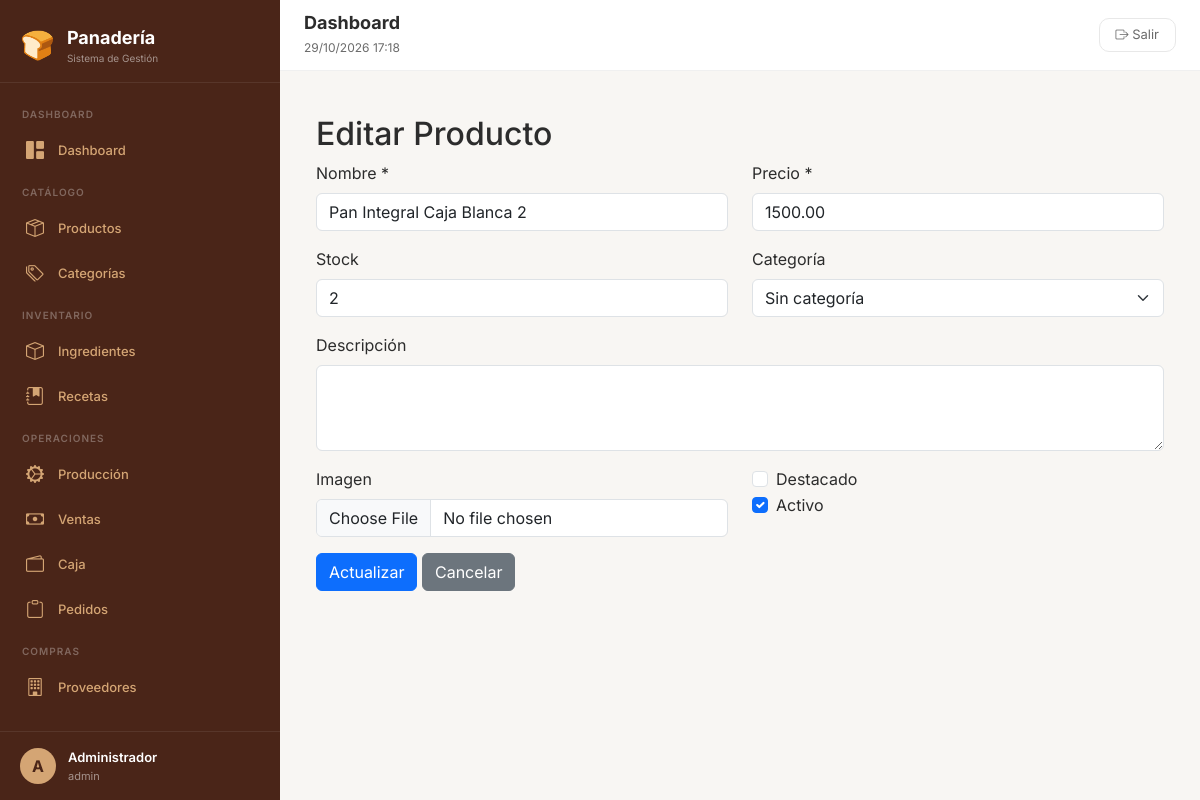
Screenshot of /index.php?modulo=productos&accion=editar&id=23 (signed in) with the database file from the repository.
### tables this page shows
CREATE TABLE `productos` (
  `id` int(11) NOT NULL,
  `nombre` varchar(150) NOT NULL,
  `descripcion` text DEFAULT NULL,
  `precio` decimal(10,2) NOT NULL,
  `stock` int(11) DEFAULT 0,
  `categoria` varchar(100) DEFAULT NULL,
  `imagen` varchar(255) DEFAULT NULL,
  `destacado` tinyint(1) DEFAULT 0,
  `estado` tinyint(1) DEFAULT 1,
  `created_at` timestamp NOT NULL DEFAULT current_timestamp(),
  `categoria_id` int(11) DEFAULT NULL,
  `stock_minimo` int(11) DEFAULT 0
);

### controllers/ProductosController.php (called while the page is built, shortened)
<?php
require_once __DIR__ . '/../models/Producto.php';
class ProductosController {
    private $modelo;
    public function __construct() {
        $this->modelo = new Producto();
    }
    public function editar() {
        $id = isset($_GET['id']) ? intval($_GET['id']) : 0;
        $producto = $this->modelo->obtenerPorId($id);
        include 'includes/header.php';
        include 'views/productos/editar.php';
        include 'includes/footer.php';
    }
}
?>

### config/database.php (called while the page is built, shortened)
<?php
function conectarDB() {
    try {
        $pdo = new PDO("mysql:host=" . DB_HOST . ";dbname=" . DB_NAME . ";charset=utf8", DB_USER, DB_PASS);
        $pdo->setAttribute(PDO::ATTR_ERRMODE, PDO::ERRMODE_EXCEPTION);
        $pdo->exec("SET time_zone = '-03:00'");
        return $pdo;
    } catch (PDOException $e) {
        die("Error de conexión: " . $e->getMessage());
    }
}
?>

### models/producto.php (called while the page is built, shortened)
<?php
require_once __DIR__ . '/../config/database.php';
class Producto {
    private $pdo;
    public function __construct($pdo = null) {
        $this->pdo = $pdo ?? conectarDB();
    }
    public function obtenerPorId($id) {
        $stmt = $this->pdo->prepare("SELECT * FROM productos WHERE id = ?");
        $stmt->execute([$id]);
        return $stmt->fetch(PDO::FETCH_ASSOC);
    }
}
?>

### views/productos/editar.php (the view, shortened to what this page needs)
<div class="container mt-4">
    <h2>Editar Producto</h2>
    <form action="index.php?modulo=productos&accion=actualizar" method="POST" enctype="multipart/form-data">
        <div class="row">
            <div class="col-md-6 mb-3">
                <label for="nombre" class="form-label">Nombre *</label>
                <input type="text" name="nombre" id="nombre" class="form-control" value="<?= htmlspecialchars($producto['nombre']) ?>" required>
            </div>
            <div class="col-md-6 mb-3">
                <label for="precio" class="form-label">Precio *</label>
                <input type="number" step="0.01" name="precio" id="precio" class="form-control" value="<?= $producto['precio'] ?>" required>
            </div>
        </div>
        <div class="row">
            <div class="col-md-6 mb-3">
                <label for="stock" class="form-label">Stock</label>
                <input type="number" name="stock" id="stock" class="form-control" value="<?= $producto['stock'] ?>">
            </div>
            <div class="col-md-6 mb-3">
                <label for="categoria_id" class="form-label">Categoría</label>
                <select name="categoria_id" id="categoria_id" class="form-select">
                    <option value="">Sin categoría</option>
                </select>
            </div>
        </div>
        <div class="mb-3">
            <label for="descripcion" class="form-label">Descripción</label>
            <textarea name="descripcion" id="descripcion" rows="3" class="form-control"><?= htmlspecialchars($producto['descripcion']) ?></textarea>
        </div>
        <div class="row">
            <div class="col-md-6 mb-3">
                <label for="imagen" class="form-label">Imagen</label>
                <input type="file" name="imagen" id="imagen" class="form-control" accept="image/*">
            </div>
            <div class="col-md-6 mb-3">
                <div class="form-check">
                    <input class="form-check-input" type="checkbox" name="destacado" id="destacado" value="1" <?= $producto['destacado'] ? 'checked' : '' ?>>
                    <label class="form-check-label" for="destacado">Destacado</label>
                </div>
                <div class="form-check">
                    <input class="form-check-input" type="checkbox" name="estado" id="estado" value="1" <?= $producto['estado'] ? 'checked' : '' ?>>
                    <label class="form-check-label" for="estado">Activo</label>
                </div>
            </div>
        </div>
        <button type="submit" class="btn btn-primary">Actualizar</button>
        <a href="index.php?modulo=productos&accion=index" class="btn btn-secondary">Cancelar</a>
    </form>
</div>

### assets/css/estilo.css (style rules this page uses)
:root { --primary: #6C3A2A; --primary-dark: #4A2518; --primary-light: #8B5A4A; --secondary: #D4A574; --accent: #E8C99B; --success: #2D8B46; --warning: #E8A838; --danger: #C0392B; --info: #2D7D8B; --bg-light: #F8F6F3; --bg-white: #FFFFFF; --text-dark: #2C2C2C; --text-gray: #6B6B6B; --text-light: #A8A8A8; --shadow: 0 4px 20px rgba(0, 0, 0, 0.08); --shadow-hover: 0 8px 30px rgba(0, 0, 0, 0.15); --radius: 16px; --radius-sm: 10px; --transition: all 0.3s cubic-bezier(0.4, 0, 0.2, 1); }
* { margin: 0; padding: 0; box-sizing: border-box; }
body { font-family: 'Inter', sans-serif; background: var(--bg-light); color: var(--text-dark); min-height: 100vh; display: flex; margin: 0; }

### rows the page displays
productos: nombre "Pan Integral Caja Blanca 2", precio "1500.00", stock "2", estado "☑"

### other values shown
substr($_SESSION['usuario_nombre'] ?? 'U', 0, 1) "A"
$_SESSION['usuario_nombre'] "Administrador"
$_SESSION['rol'] "admin"
$titulos[$modulo_actual] "Dashboard"
